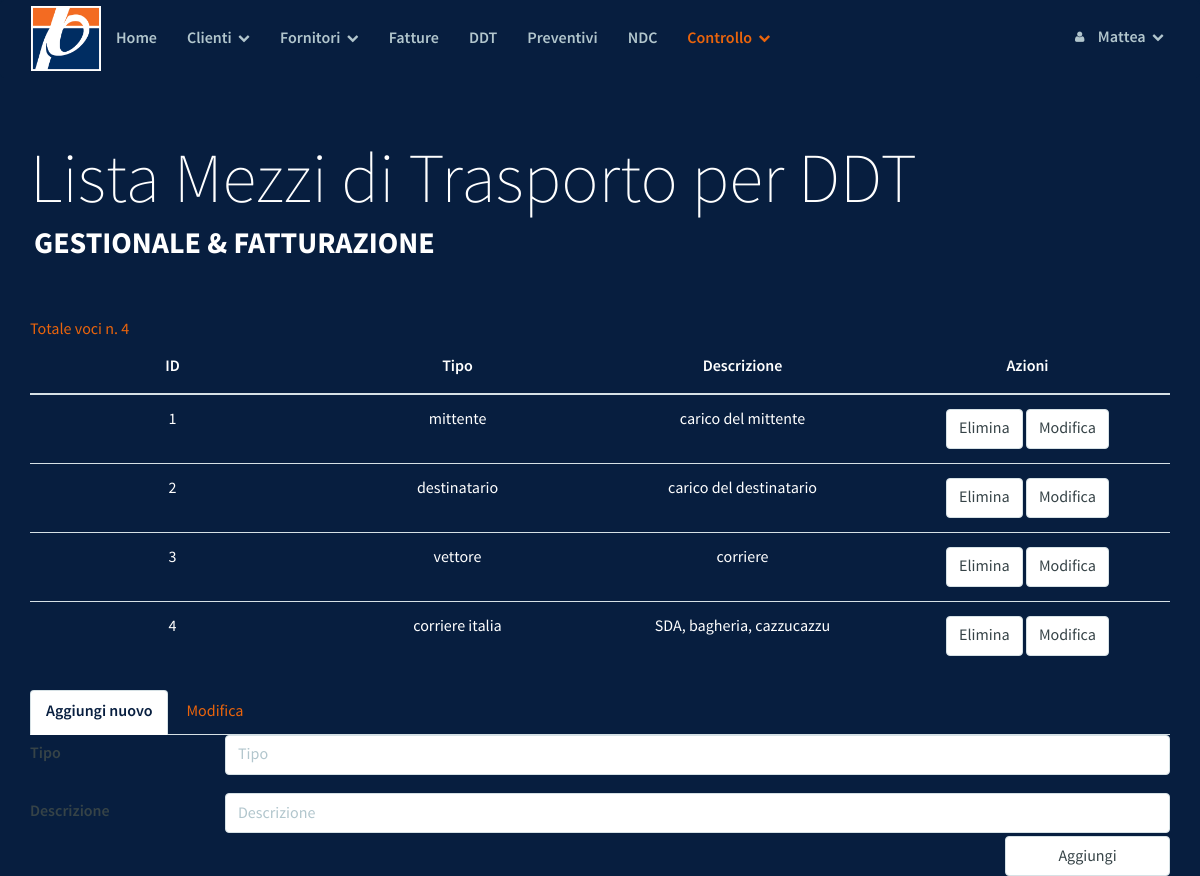
Page /check/ck_mezzo.php (signed in) on the committed database.
### tables this page shows
CREATE TABLE `ck_mezzo` (
  `id` int(10) unsigned NOT NULL AUTO_INCREMENT,
  `tipo` varchar(20) NOT NULL,
  `descr` varchar(200) DEFAULT NULL,
  PRIMARY KEY (`id`),
  UNIQUE KEY `tipo` (`tipo`)
);

### check/ck_mezzo.php (the view, shortened to what this page needs)
<?php
   include("../DB/config.php");
?>
<!DOCTYPE html>
<html lang="it">
<head>
	<?php include_once("./../template/parrot/style.php");  ?>
</head>
<body>
        <?php include_once("./../template/parrot/navbar.php") ?>
    <div class="masthead">
        <div class="masthead-title">
            <div class="container">
                Lista Mezzi di Trasporto per DDT
                <small>Gestionale & Fatturazione</small>
            </div>
        </div>
    </div>
<div class="container">
    <br/>
    <span style="color:#EA640C">
    Totale voci n.
    <?php
    $sql_rows = "SELECT * FROM ck_mezzo";
    echo mysqli_num_rows(mysqli_query($conndb, $sql_rows));
    ?>
    </span>
</div>
<div class="container">
    <table class="table">
        <thead>
            <tr>
                <th>ID</th>
                <th>Tipo</th>
                <th>Descrizione</th>
                <th>Azioni</th>
            </tr>
        </thead>
        <tbody>
            <?php
            include("../DB/config.php");
            $sql = "SELECT * FROM ck_mezzo";
            $result = mysqli_query($conndb, $sql);
            while($row = mysqli_fetch_array($result)) {
                $id = $row['id'];
                $tipo = $row['tipo'];
                $descr = $row['descr'];
                echo "<tr>
                <td class='valore-" . $id . "'>" . $id . "</td>
                <td class='valore-" . $id . "'>" . $tipo . "</td>
                <td class='valore-" . $id . "'>" . $descr . "</td>
                <td>
                   <form class='form-inline' action='#' method='POST'>
                        <button class='form-control' type='submit' name='case' value='del'>Elimina</button>
                        <input class='form-control' type='button' value='Modifica' data-toggle=\"tab\" onClick='modifica(\"valore-" . $id . "\")'>
                        <input type='hidden' name='id' value='" . $id . "'>
                    </form>
                </td>
                </tr>";
            }
            ?>
        </tbody>
    </table>
    <div>
        <ul class="nav nav-tabs" role="tablist">
            <li role="presentation" class="active"><a href="#new" aria-controls="home" role="tab" data-toggle="tab">Aggiungi
                    nuovo</a></li>
            <li role="presentation"><a id="openModTab" href="#mod" aria-controls="profile" role="tab" data-toggle="tab">Modifica</a>
            </li>
        </ul>
        <div id="tabs" class="tab-content">
            <div role="tabpanel" class="tab-pane active" id="new">
                <form action="#" method="POST">
                    <div class="row">
                        <label class="col-sm-2 control-label">Tipo</label>
                        <div class="col-sm-10">
                            <input type="text" class="form-control autoWidth modifica" name="tipo" placeholder="Tipo">
                        </div>
                    </div>
                    <div class="row" style="margin-top: 15px">
                        <label class="col-sm-2 control-label">Descrizione</label>
                        <div class="col-sm-10">
                            <input type="text" class="form-control" name="descr" placeholder="Descrizione">
                        </div>
                    </div>
                    <div class="row">
                        <div class="col-sm-2 col-sm-offset-10">
                            <input class="form-control" type="submit" value="Aggiungi">
                        </div>
                    </div>
                </form>
            </div>
        </div>
    </div>
</div>
	</body>
</html>

### template/parrot/css/drunken-parrot.css (style rules this page uses)
body { font-family: "SourceSansPro", Helvetica, Arial, sans-serif; font-size: 16px; line-height: 1.5; color: #fff; background-color: #071E3F; }
a { color: #EA640C; text-decoration: none; -webkit-transition: 0.25s; transition: 0.25s; }
label { font-family: "SourceSansProSemiBold", Helvetica, Arial, sans-serif; font-weight: normal; line-height: 2.4; color: #364347; }
.form-control { border: 1px solid #d6e1e5; color: #364347; font-size: 16px; line-height: 1.467; padding: 7px 12px; height: 40px; -webkit-appearance: none; border-radius: 4px; -webkit-box-shadow: none; box-shadow: none; -webkit-transition: border .25s linear, color .25s linear, background-color .25s linear; transition: border .25s linear, color .25s linear, background-color .25s linear; }
.nav-tabs { border-bottom: 1px solid #d6e1e5; }
.nav-tabs > li.active > a, .nav-tabs > li.active > a:hover, .nav-tabs > li.active > a:focus { color: #071E3F; border: 1px solid #d6e1e5; border-bottom-color: transparent; font-family: "SourceSansProSemiBold", Helvetica, Arial, sans-serif; }
.table > thead > tr > th, .table > tbody > tr > th, .table > tfoot > tr > th, .table > thead > tr > td, .table > tbody > tr > td, .table > tfoot > tr > td { padding: 14px 5px; border-top: 1px solid #d6e1e5; }
.table > thead > tr > th { border-bottom: 2px solid #d6e1e5; font-family: "SourceSansProSemiBold", Helvetica, Arial, sans-serif; }

### template/parrot/css/demo.css (style rules this page uses)
.masthead { width: 100%; height: 100%; padding: 2em 0 2em 0; position: relative; z-index: 2; }
.masthead .masthead-title { font-family: "SourceSansProExtraLight", Helvetica, Arial, sans-serif; font-size: 30px; line-height: 1.2; color: white; }
.masthead .masthead-title small { color: white; font-family: "SourceSansProBold", Helvetica, Arial, sans-serif; display: block; text-transform: uppercase; font-size: 12px; padding-left: 4px; }
@media (min-width: 1000px) { .container { width: 1170px; } }
@media (min-width: 1000px) { .masthead { :padding: 3em 0; } }
@media (min-width: 1000px) { .masthead .masthead-title { font-size: 70px; } }
@media (min-width: 1000px) { .masthead .masthead-title small { font-size: 30px; } }
@media (min-width: 1000px) { .table > thead > tr > th, .table > tbody > tr > th, .table > tfoot > tr > th, .table > thead > tr > td, .table > tbody > tr > td, .table > tfoot > tr > td { padding: 14px 20px; border-top: 1px solid #d6e1e5; } }

### check/ck_mezzo.php (style rules this page uses)
th { text-align: center; width: 25%; }
td { text-align: center; width: 25%; }

### rows in the picture
ck_mezzo: id "1", tipo "mittente", descr "carico del mittente"
ck_mezzo: id "2", tipo "destinatario", descr "carico del destinatario"
ck_mezzo: id "3", tipo "vettore", descr "corriere"
ck_mezzo: id "4", tipo "corriere italia", descr "SDA, bagheria, cazzucazzu"

### other values in the picture
$user "Mattea"
mysqli_num_rows(mysqli_query($conndb, $sql_rows)) "4"
